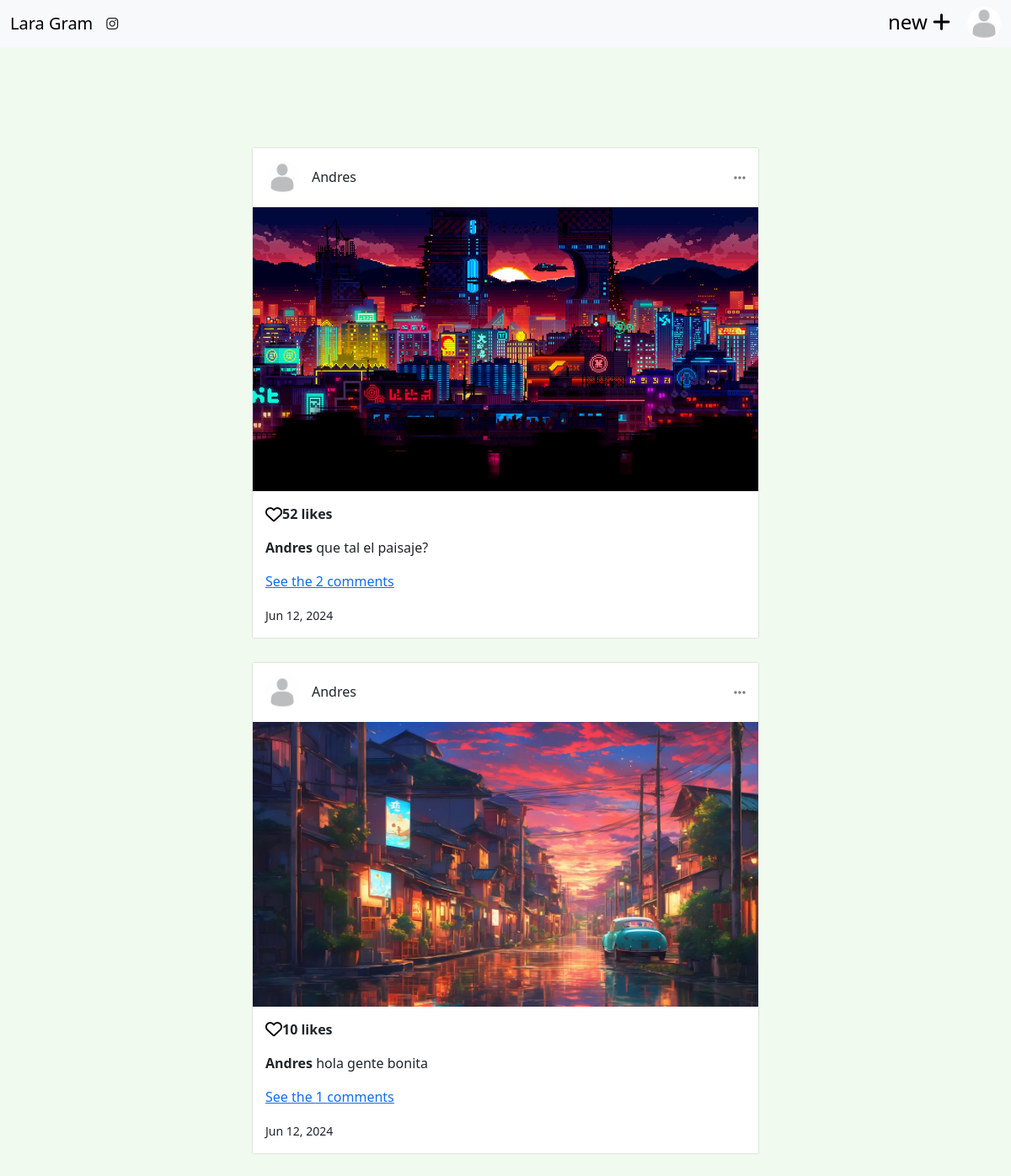
/posts/, run on an earlier commit of the app's database.
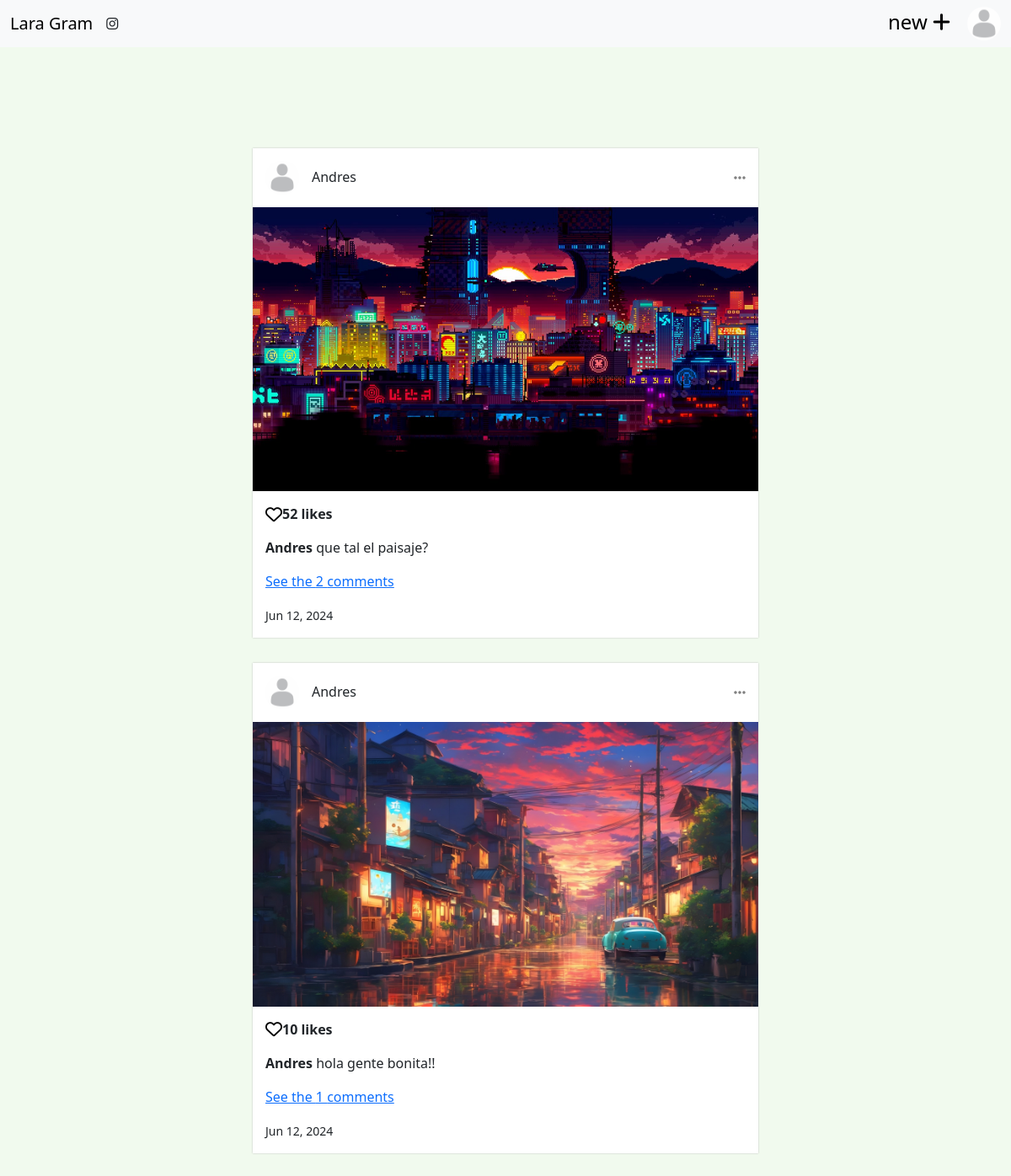
And on a later commit of the database.
### posts/models.py (models this page shows, shortened)
class Post(models.Model):
    user = models.ForeignKey(
        User, on_delete=models.CASCADE, related_name='posts', null=True)
    image = models.ImageField(null=True)
    likes = models.PositiveIntegerField(default=0, blank=True)
    created_at = models.DateTimeField(auto_now_add=True)
    quote = models.TextField(null=True, blank=True)

### posts/views.py (the view)
# urls.py: path('posts/', include('posts.urls')),
def posts(request):
    posts = Post.objects.all().order_by('-created_at')
    return render(request, 'posts/posts.html', {"posts": posts})

### posts/templates/posts/posts.html (shortened to what this page needs)
{% extends 'base.html' %}
{% load static %}
{% block content %}
{% include 'navbar.html' %}
<div class="post-container">
    {% for post in posts %}
        <div class="post">
            <div class="post-header d-flex justify-content-between">
                <div class="d-flex">
                    <a href="#">
                        <img class="profile-pic" src="{% static 'images/default_pic.jpg' %}">
                    </a>
                    <h6 class="post-user">{{post.user.username}}</h6>
                </div>
                <ul class="navbar-nav justify-content-end">
                    <li class="nav-item dropdown">
                        <a class="nav-link" href="#" id="navbarDropdown" role="button" data-toggle="dropdown" aria-haspopup="true" aria-expanded="false">
                            <i class="fas fa-ellipsis-h" style="color: gray;"></i>
                        </a>
                    </li>
                </ul>
            </div>
            <div class="post-pic-container">
                <img class="post-pic" src="{{post.image.url}}">
            </div>
            <div class="post-footer">
                <div class="likes d-flex">
                    <a href="#"><i class="far fa-heart fa-lg mr-1 mt-1" style="color: black;"> </i></a>
                    <p><strong>{{post.likes}} likes</strong></p>
                </div>
                <p class="quote"><strong>{{post.user.username}}</strong> {{post.quote}}</p>
                <a href="#"><p class="test-muted">See the {{post.comments.all.count}} comments</p></a>
                <small class="test-muted">{{post.created_at|date:"M d, Y"}}</small>
            </div>
        </div>
    {% endfor %}
</div>
{% endblock %}

### templates/base.html (shortened to what this page needs)
{% load static %}
<!DOCTYPE html>
<html lang="en">
<head>
    <link href="https://cdn.jsdelivr.net/npm/bootstrap@5.3.3/dist/css/bootstrap.min.css" rel="stylesheet">
    <link rel="stylesheet" href="{% static 'css/main.css' %}">
</head>
<body>
    {% block content %}
    {% endblock %}
</body>
</html>

### templates/navbar.html (shortened to what this page needs)
{% load static %}
<nav class="navbar navbar-expand-lg bg-body-tertiary bg-white">
    <div class="container-fluid">
      <a class="navbar-brand" href="#">Lara Gram</a><i class="fa-brands fa-instagram "></i>
      <div class="collapse navbar-collapse" id="navbarNav">
        <ul class="navbar-nav w-100 justify-content-end">
          <li class="nav-item">
            <a class="plus-link" aria-current="page" href="{% url 'posts:create-post' %}">new <i class="fa-solid fa-plus"></i></a>
          </li>
          <li class="nav-item">
            <img class="profile-pic" src="{% static 'images/default_pic.jpg' %}">
          </li>
        </ul>
      </div>
    </div>
  </nav>

### static/css/main.css (style rules this page uses)
body { background-color: #f1faee; }
.profile-pic { max-width: 40px; max-height: 40px; border-radius: 50%; }
.plus-link { font-size: 1.5rem; margin-right: 20px; color: black; text-decoration: none; }
.post-container { margin-top: 120px; width: 50%; margin-left: auto; margin-right: auto; margin-bottom: 50px; }
.post { background-color: white; margin-bottom: 30px; -webkit-box-shadow: 0px 0px 2px 0px #c1c1c1; box-shadow: 0px 0px 2px 0px #c1c1c1; }
.post-header { padding: 15px; }
.post-user { margin-left: 15px; margin-top: 10px; }
.post-pic { min-width: 100%; height: auto; max-width: 100%; }
.post-footer { background-color: white; padding: 15px; }

What changed in the data, as far as the page shows it:
changed Post: quote "hola gente bonita" → "hola gente bonita!!"
